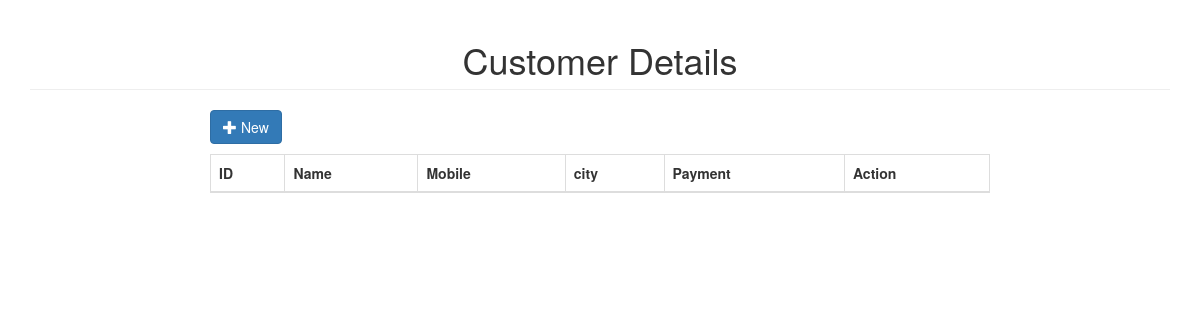
The app's page /Customer/customer.php, older data.
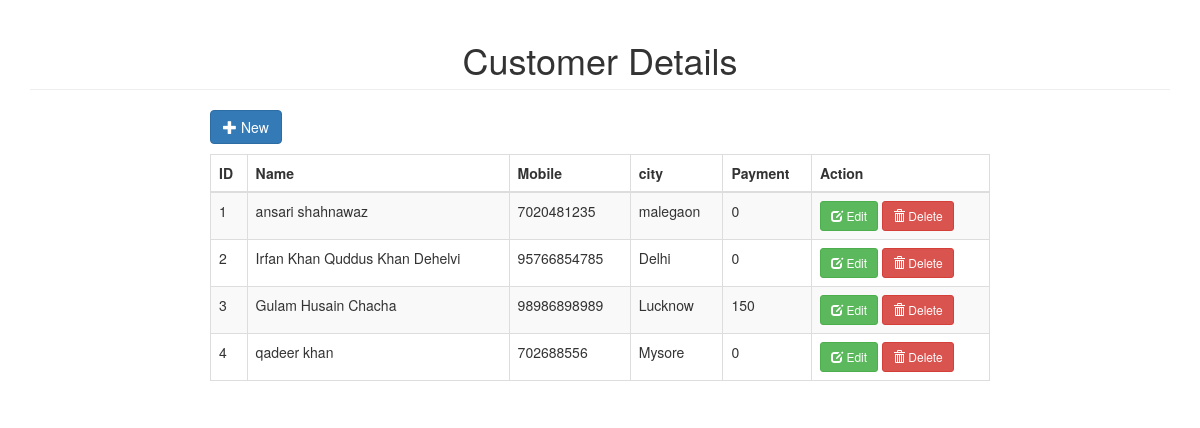
The same page, newer data.
### tables this page shows
CREATE TABLE `customer` (
  `id` bigint(20) UNSIGNED NOT NULL,
  `cust_name` varchar(255) NOT NULL,
  `mobile` varchar(255) NOT NULL,
  `city` varchar(255) NOT NULL,
  `payment` varchar(255) NOT NULL,
  `time` timestamp(6) NOT NULL DEFAULT current_timestamp(6) ON UPDATE current_timestamp(6)
);

### Customer/customer.php (the view, shortened to what this page needs)
<!DOCTYPE html>
<html>
<head>
	<link rel="stylesheet" type="text/css" href="../bootstrap/css/bootstrap.min.css">
	<link rel="stylesheet" type="text/css" href="../datatable/dataTable.bootstrap.min.css">
</head>
<body>
<div class="container">
	<h1 class="page-header text-center">Customer Details</h1>
	<div class="row">
		<div class="col-sm-8 col-sm-offset-2">
			<div class="row">
				<a href="#addnew" data-toggle="modal" class="btn btn-primary"><span class="glyphicon glyphicon-plus"></span> New</a>
			</div>
			<div class="height10">
			</div>
			<div class="row">
				<table id="myTable" class="table table-bordered table-striped">
					<thead>
						<th>ID</th>
						<th>Name</th>
						<th>Mobile</th>
						<th>city</th>
						<th>Payment</th>
						<th>Action</th>
					</thead>
					<tbody>
						<?php
							include_once('connection.php');
							$sql = "SELECT * FROM customer";
							$query = $conn->query($sql);
							while($row = $query->fetch_assoc()){
								echo
								"<tr>
									<td>".$row['id']."</td>
									<td>".$row['cust_name']."</td>
									<td>".$row['mobile']."</td>
									<td>".$row['city']."</td>
									<td>".$row['payment']."</td>
									<td>
										<a href='#edit_".$row['id']."' class='btn btn-success btn-sm' data-toggle='modal'><span class='glyphicon glyphicon-edit'></span> Edit</a>
										<a href='#delete_".$row['id']."' class='btn btn-danger btn-sm' data-toggle='modal'><span class='glyphicon glyphicon-trash'></span> Delete</a>
									</td>
								</tr>";
							}
						?>
					</tbody>
				</table>
			</div>
		</div>
	</div>
</div>
</body>
</html>

### Customer/customer.php (style rules this page uses)
.height10 { height:10px; }

Row changes from the older to the newer data that the page shows:
added customer: id "1", cust_name "ansari shahnawaz", mobile "7020481235", city "malegaon", payment "0"
added customer: id "2", cust_name "Irfan Khan Quddus Khan Dehelvi", mobile "95766854785", city "Delhi", payment "0"
added customer: id "3", cust_name "Gulam Husain Chacha", mobile "98986898989", city "Lucknow", payment "150"
added customer: id "4", cust_name "qadeer khan", mobile "702688556", city "Mysore", payment "0"
